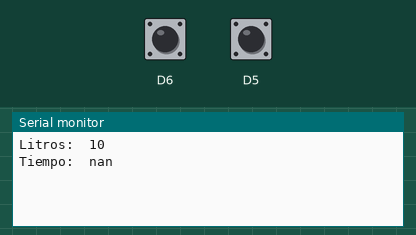
The sketch below on a simulated ESP8266 (NodeMCU). On the bench: the last lines printed to the serial monitor. The test bench sets the inputs (shaded band); at power-on: D6 HIGH, D5 HIGH. EEPROM starts erased.

Above: at 1.7 s.
1.8 s: D6 pulled LOW for 0.15 s
At 3.0 s:
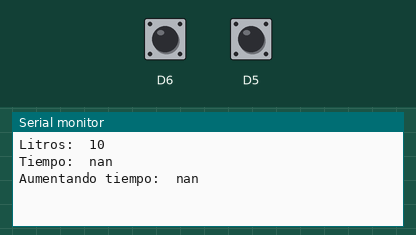
3.4 s: D5 pulled LOW for 0.15 s
At 4.4 s:
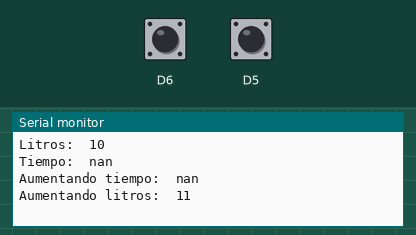
5.0 s: D5 pulled LOW for 1 s
At 5.6 s:
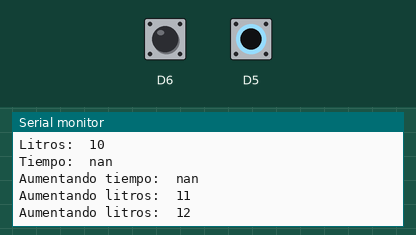
7.5 s: D6 driven LOW and D5 driven LOW
At 8.7 s:
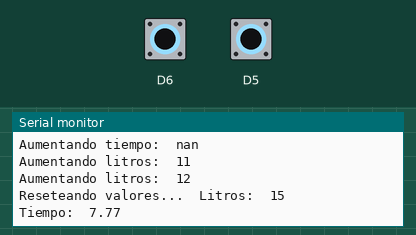
9.0 s: D6 driven HIGH
At 9.8 s:
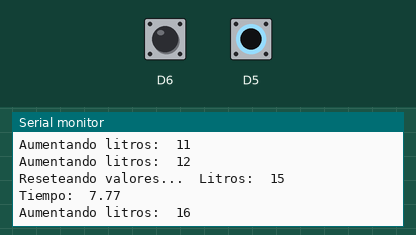
10.5 s: D6 driven LOW and D5 driven HIGH
At 11.0 s:
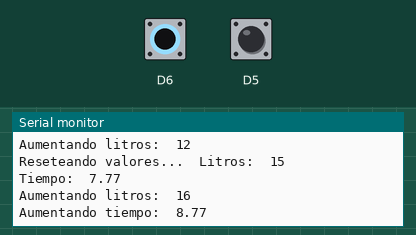

Measured:
- after the input at 1.8 s, the serial monitor: prints a new line at once (image 1)
- after the input at 3.4 s, the serial monitor: prints a new line at once (image 2)
- after the input at 5.0 s, the serial monitor: prints a new line at once (image 3)
- after the input at 7.5 s, the serial monitor: prints a new line at once (image 4)
- after the input at 9.0 s, the serial monitor: prints a new line at once (image 5)
- after the input at 10.5 s, the serial monitor: prints a new line at once (image 6)

The sketch:

Prueba_EEPROM.ino
```cpp
#include <EEPROM.h>

float tiempo_litro;
int litros;

//Direcciones donde se escriben y leen los datos
int dir_litros = 0;
int dir_tiempo = 10;

void setup() {
  Serial.begin(9600);
  EEPROM.begin(512);

  delay(500);

  //Leemos el valor de la EEPROM
  //Si no hay valor correcto lo ponemos nosotros.
  EEPROM.get(dir_litros, litros);
  if (litros < 1 || litros > 999)
    litros = 10;

  //Leemos el valor de la EEPROM
  //Si no hay valor correcto lo ponemos nosotros.
  EEPROM.get(dir_tiempo, tiempo_litro);
  if (tiempo_litro < 1 || tiempo_litro > 999)
    tiempo_litro = 5.00;

  Serial.print("\n");
  Serial.print("Litros:\t");
  Serial.println(litros);
  Serial.print("Tiempo:\t");
  Serial.println(tiempo_litro);

  //Defino el modo de dos botones para subir y bajar
  pinMode(D5, INPUT_PULLUP);
  pinMode(D6, INPUT_PULLUP);
}

void loop() {

  //----- CON BOTON 1
  if (digitalRead(D5) == LOW && digitalRead(D6) == HIGH) {
    litros++;
    Serial.print("Aumentando litros:\t");
    Serial.println(litros);
    //Escribo en la eeprom:
    EEPROM.put(dir_litros, litros);
    EEPROM.commit();
    //Espero a q suelten el pulsador
    while (digitalRead(D5) == LOW && digitalRead(D6) == HIGH)
      delay(1);
  }

  //----- CON BOTON 2
  if (digitalRead(D6) == LOW && digitalRead(D5) == HIGH) {
    tiempo_litro += 1;
    Serial.print("Aumentando tiempo:\t");
    Serial.println(tiempo_litro);
    //Escribo en la eeprom:
    EEPROM.put(dir_tiempo, tiempo_litro);
    EEPROM.commit();
    //Espero a q suelten el pulsador
    while (digitalRead(D6) == LOW && digitalRead(D5) == HIGH)
      delay(1);
  }

  //----- CON LOS 2 BOTONES
  if (digitalRead(D5) == LOW && digitalRead(D6) == LOW) {
    Serial.print("Reseteando valores...\t");
    litros = 15;
    tiempo_litro = 7.77;
    //Escribo en la eeprom:
    EEPROM.put(dir_tiempo, tiempo_litro);
    EEPROM.commit();
    EEPROM.put(dir_litros, litros);
    EEPROM.commit();
    //Muestro
    Serial.print("Litros:\t");
    Serial.println(litros);
    Serial.print("Tiempo:\t");
    Serial.println(tiempo_litro);
    //Espero
    while (digitalRead(D6) == LOW && digitalRead(D6) == LOW)
      delay(1);
  }


}
```
